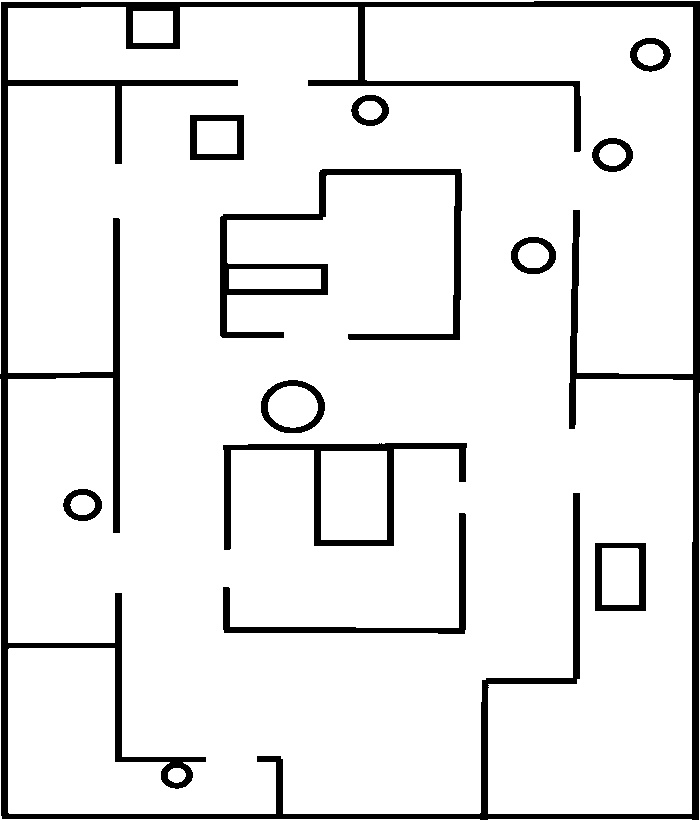
#> input picture path_planning_test/d-star-lite/dstarlite_map_planning_v1/assets/Map_2.jpg, 700 x 820 px
$ python main.py   (older library calls are emulated)
#> lines starting #> are read from the running program, lines starting #| are printed output that depends on the picture; after the words box and inside, x2 and y2 are one past the last pixel; in counts of white or black regions, pixels touching at a corner belong together
### path_planning_test/d-star-lite/dstarlite_map_planning_v1/grid.py
import numpy as np
import cv2

class MapGrid:
    def __init__(self, map_img, step_size=1, inflation_radius = 15, convert_to_grid=True):

        self.walls = set()
        if convert_to_grid:
            self.true_map = map_img
            self.true_map_with_inflation = self.add_inflation_layer(map_img, inflation_radius)
            self.true_costmap = self.compute_cost_map(self.true_map_with_inflation)
            self.true_map_vertex, self.grid_map = self.convert_to_grid(self.true_costmap/255)

        else:
            self.grid_map = map_img

        self.height, self.width = self.grid_map.shape
        self.step_size = step_size

    def add_inflation_layer(self, map_img, inflation_radius):

        # Calculate the distance transform
        dist_transform = cv2.distanceTransform(map_img, cv2.DIST_L2, 3)

        # Apply dilation operation
        kernel = cv2.getStructuringElement(cv2.MORPH_ELLIPSE, (inflation_radius, inflation_radius))
        inflated_dist_transform = cv2.dilate(dist_transform, kernel)
        opening = cv2.morphologyEx(inflated_dist_transform, cv2.MORPH_OPEN, kernel, iterations=1)

        # Convert back to binary format
        inflated_bin = cv2.threshold(opening, inflation_radius, 1, cv2.THRESH_BINARY)[1]

        return inflated_bin.astype(np.uint8)

    def compute_cost_map(self, map_img, threshold_reduction=3):

        dist_transform = cv2.distanceTransform(map_img, cv2.DIST_L2, 3)
        img_normalized = cv2.normalize(dist_transform, None, 0, 1.0, cv2.NORM_MINMAX, dtype=cv2.CV_32F)
        img_dist_thres = np.where(img_normalized*threshold_reduction > 1, 1, img_normalized*threshold_reduction)
        # Use the round function to reduce decimal places to 3
        img_dist_thres = np.round(img_dist_thres, 3)

        return (img_dist_thres*255).astype(np.uint8)

    def convert_to_grid(self, map_img, grid_size = 3):
        grid_shape = (grid_size, grid_size)
        stride = (grid_size, grid_size)

        output_shape = ((map_img.shape[0] - grid_shape[0]) // stride[0] + 1,
                        (map_img.shape[1] - grid_shape[1]) // stride[1] + 1)

        # dict to store the corresponding original pts of the resized map
        true_map_vertex = {}

        # stores resized map -> grid
        # where each pixel val is the mean of the corresponding local grid region in true map
        grid_map =np.zeros(output_shape)

        for row in range(output_shape[0]):
            for col in range(output_shape[1]):
                # node_val = 1 if np.mean(map_img[row*stride[0]:row*stride[0]+grid_shape[0],
                #                              col*stride[1]:col*stride[1]+grid_shape[1]]) > 0.5 else 0

                node_val = np.mean(map_img[row*stride[0]:row*stride[0]+grid_shape[0],
                                             col*stride[1]:col*stride[1]+grid_shape[1]])

                node_vertex = (col*stride[1]+(grid_shape[1]//2), row*stride[0]+(grid_shape[0]//2) )

                grid_map[row, col] = node_val
                true_map_vertex[(row, col)] = node_vertex

        return true_map_vertex, grid_map

    def get_true_pt(self, pt):
        if not pt:
            # print("Returning None")
            return None

        if pt in self.true_map_vertex:
            # print("Returning true_map_vertex")
            return self.true_map_vertex[pt]

    # [12 lines left out: function get_grid_pt, not called in this run]


    def cost(self, from_node, to_node):
        # if from_node in self.walls or to_node in self.walls:
        if self.grid_map[from_node[::-1]] == 0 or self.grid_map[to_node[::-1]] == 0:
            return float('inf')
        else:
            # print(round(abs(1 - self.grid_map[to_node[::-1]]), 3))
            return 1 + round(abs(1 - self.grid_map[to_node[::-1]]), 3)


    def neighbors(self, vertex, no_move_direction=4):
        (x, y) = vertex
        if no_move_direction == 4:
            results = [(x + 1, y), (x, y - 1), (x - 1, y), (x, y + 1)]
        if no_move_direction == 8:
            results = [(x + 1, y), (x + 1, y - 1), (x, y - 1), (x -1, y - 1),
                       (x - 1, y), (x - 1 , y + 1), (x, y+1), (x + 1, y + 1)]

        if (x + y) % 2 == 0: results.reverse()  # aesthetics
        results = filter(self.in_bounds, results)
        return list(results)

    def in_bounds(self, vertex):
        '''
        to check if vertex is in map bounds
        '''
        (x, y) = vertex
        return 0 <= x < self.width and 0 <= y < self.height

    def get_local_region(self, pos, view_dist=2):
        '''
        to fetch the local reg surrounding the curr pos

        return: node: 0 or 1
        0 - wall
        1 - freespace
        '''
        (px, py) = pos

        w, h = 2*view_dist, 2*view_dist

        # calculate the top-left corner of the rectangle
        x_tl = int(px - (w / 2))
        y_tl = int(py - (h / 2))

        # check if the pixels' spatial positions are within the image bounds
        # create a meshgrid of the pixel positions
        yy, xx = np.meshgrid(np.arange(y_tl, (y_tl+h)+1), np.arange(x_tl, (x_tl+w)+1), indexing='ij')
        # create a mask for pixels within the image bounds
        mask = (yy >= 0) & (yy < self.grid_map.shape[0]) & (xx >= 0) & (xx < self.grid_map.shape[1])
        # apply the mask to the pixel positions to get the positions within the image bounds
        yy, xx = yy[mask], xx[mask]

        # set the limits to slice from true map
        left_limit, right_limit = min(xx), max(xx)
        upper_limit, lower_limit = min(yy), max(yy)

        # use the masked pixel positions to access the corresponding pixel values in the region
        local_region_pixels = self.grid_map[upper_limit:lower_limit, left_limit:right_limit]
        pixel_index = np.dstack(np.meshgrid(np.arange(upper_limit, lower_limit), np.arange(left_limit, right_limit ), indexing='ij'))

        return local_region_pixels, pixel_index


class ExploredGrid(MapGrid):

    def get_unexplored_walls(self, local_region_pixels, pixel_index):
        '''
        return: walls not explored already
        '''
        # checking if pixel is obstacle and getting its index
        new_detected_walls = pixel_index[np.where(local_region_pixels == 0)]
        new_detected_walls = np.flip(new_detected_walls, axis=1)
        new_detected_walls = set(map(tuple, new_detected_walls))
        return new_detected_walls - self.walls

    def update_walls(self, new_walls):

        # update grid map
        # new_walls_array = np.array(list(new_walls))
        # new_walls_array = np.flip(new_walls_array, axis=1)
        # self.grid_map[tuple(new_walls_array.T)] = 0

        # update obstacles set
        self.walls.update(new_walls)

### path_planning_test/d-star-lite/dstarlite_map_planning_v1/dstarlite.py
from grid import ExploredGrid, MapGrid
from priority_queue import PriorityQueue
from collections import deque
from functools import partial
from utility import render_to_rgb
import cv2
import numpy as np
import time

class DStarLite(object):
    def __init__(self, map_obj, start, goal, view_range=22):
        self.start_node = start
        self.curr_node = start
        self.goal_node = goal
        self.is_new_goal = False

        # Init the graphs
        empty_map_img = np.ones(map_obj.grid_map.shape, dtype=np.float32)
        self.explored_grid = ExploredGrid(map_img=map_obj.grid_map, convert_to_grid=False)
        self.org_mapgrid = map_obj
        self.view_range = view_range

        self.back_pointers = {}
        self.g_val = {}
        self.rhs_val = {}
        # set rhs val of goal to 0
        self.rhs_val[self.goal_node] = 0
        self.Km = 0

        self.queue = PriorityQueue()
        # inserting goal node to the queue
        self.queue.insert(vertex = self.goal_node,
                          priority_keys = self.calc_key(self.goal_node))

        self.back_pointers[self.goal_node] = None

    # [23 lines left out: functions set_goal, get_click_point, not called in this run]

    def calc_key(self, node_pt):
        node_g_val = self.get_gval(node_pt)
        node_rhs_val = self.get_rhsval(node_pt)

        # similar to total cost to reach final node
        key_0 = min(node_g_val, node_rhs_val) + self.calc_heuristic(node_pt, self.curr_node) + self.Km
        # similar to min cost to come to this node
        key_1 = min(node_g_val, node_rhs_val)

        return [key_0, key_1]

    def calc_heuristic(self, pt1, pt2):
        x1, y1 = pt1
        x2, y2 = pt2

        # heuristic is manhatten distance
        return abs(x1-x2) + abs(y1-y2)

    def get_gval(self, node):
        return self.g_val.get(node, float('inf'))
        # return self.g_val[(node[1], node[0])]

    def get_rhsval(self, node):
        return self.rhs_val.get(node, float('inf'))
        # return self.rhs_val[(node[1], node[0])]

    def calc_rhs_val(self, node):
        lowest_cost_neighbour = self.fetch_lowest_cost_neighbour(node)
        return self.calc_lookahead_cost(node, lowest_cost_neighbour), lowest_cost_neighbour

    def fetch_lowest_cost_neighbour(self, node):
        neighbours = self.explored_grid.neighbors(node)
        cost_fn = partial(self.calc_lookahead_cost, node)
        return min(neighbours, key=cost_fn)

    def calc_lookahead_cost(self, node, neighbour):
        return self.get_gval(neighbour) + self.explored_grid.cost(node, neighbour)

    def update_nodes(self, nodes):
        for node in nodes:
            if node != self.goal_node:
                # setting the rhs value of the node
                # and setting the backpointer of the node
                # to the lowest cost neighbour
                self.rhs_val[node], self.back_pointers[node] = self.calc_rhs_val(node)

            if self.get_gval(node) != self.get_rhsval(node):
                # if the node is locally inconsistent
                # update the node keys and add to the queue
                self.queue.delete(node)
                self.queue.insert(node, self.calc_key(node))
            else:
                # if the node is locally consistent
                # del node from queue
                self.queue.delete(node)

    def compute_shortest_path(self):

        t_start = time.time()
        last_nodes = deque(maxlen=200)
        # loop until 2 conditions are satisfied
        # 1. current / start node is locally consistent
        # 2. there exists no node with key val less than curr node
        while self.queue.top_key() < self.calc_key(self.curr_node) or self.g_val.get(self.curr_node) != self.rhs_val.get(self.curr_node):

            k_old = self.queue.top_key()
            node = self.queue.pop_smallest()[1]

            # fail safe
            last_nodes.append(node)
            if len(last_nodes) == 200 and len(set(last_nodes)) < 10:
                print("Stuck in loop")
                raise Exception("Stuck in a loop")
                break

            k_new = self.calc_key(node_pt=node)


            if k_new > k_old:
                # nodes key value has changed because of obstacle
                self.queue.insert(node, k_new)
            elif self.get_gval(node) > self.get_rhsval(node):
                # since lookahead val of node is less than its gval
                # we can reach the node with the min val of rhs
                self.g_val[node] = self.get_rhsval(node)

                # updating neighbour node
                neighbours = self.explored_grid.neighbors(node)
                self.update_nodes(neighbours)
            else:
                self.g_val[node] = float('inf')
                neighbours = self.explored_grid.neighbors(node)
                self.update_nodes(neighbours+[node])

        elasped_time = time.time()-t_start
        if elasped_time > 1:
            print("Time taken to compute shortest path: ", (elasped_time))

    def get_path(self):
        curr_node = self.curr_node
        path = []
        while curr_node in self.back_pointers:
            path.append(curr_node)
            curr_node = self.back_pointers[curr_node]
        return path

    def render_pathplanning(self, grid_map, explored_grid_map, start_pt, curr_pt, goal_pt, path):
        # print("Computed path points count: ", len(path))
        grid_map = grid_map.copy()
        explored_grid_map = explored_grid_map.copy()

        # processing true map grid
        grid_map = render_to_rgb(grid_map)
        # adding start and goal points
        cv2.circle(grid_map, start_pt, 2, [255, 109, 83], 5)
        cv2.circle(grid_map, goal_pt, 2, [60, 142, 56], 5)

        # processing explored map grid
        explored_grid_map = render_to_rgb(explored_grid_map)
        # adding path points
        if len(path) > 3:
            for point in path:
                cv2.circle(explored_grid_map, point, 1, [251, 140, 0], 1)
        # adding start and goal points
        cv2.circle(explored_grid_map, curr_pt, 2, [255, 109, 83], 5)
        cv2.circle(explored_grid_map, goal_pt, 2, [60, 142, 56], 5)

        side_by_side_img = np.concatenate((grid_map, explored_grid_map), axis=1)
        cv2.imshow("Map Grid - Explored Map Grid: (Press q for next)", side_by_side_img)
        if cv2.waitKey(24) == ord('q'):
            return 0

    def display_map(self, show_path=False):
        true_map = self.org_mapgrid.true_map.copy()
        # processing true map grid
        true_map = render_to_rgb(true_map)
        # adding curr robot pose amd goal pose
        true_robot_pose = self.org_mapgrid.get_true_pt(self.curr_node[::-1])
        true_goal_node = self.org_mapgrid.get_true_pt(self.goal_node[::-1])
        cv2.circle(true_map, true_robot_pose, 2, [255, 109, 83], 5)
        if true_goal_node: cv2.circle(true_map, true_goal_node, 2, [255, 109, 83], 5)

        # rendering original path
        if show_path:
            original_path=[self.org_mapgrid.get_true_pt(path_pt[::-1]) for path_pt in self.get_path()]

            for org_path_pt in original_path:
                cv2.circle(true_map, org_path_pt, 1, [251, 140, 0], 1)

        cv2.imshow("Map Grid", true_map)
        # Set the mouse callback function
        cv2.setMouseCallback("Map Grid", self.get_click_point)

        if cv2.waitKey(24) == ord('q'):
            return 0

    def move_and_replan(self):

        # get local region for the curr node
        local_region_pixels, pixel_id = self.org_mapgrid.get_local_region(self.curr_node, self.view_range)
        unexplored_walls_id = self.explored_grid.get_unexplored_walls(local_region_pixels, pixel_id)
        self.explored_grid.update_walls(unexplored_walls_id)

        # compute shortest path to goal traverses from goal node to start node
        # this path is with the explored obstacles
        self.compute_shortest_path()

        # for debugging
        self.render_pathplanning(
            grid_map=self.org_mapgrid.grid_map,
            explored_grid_map=self.explored_grid.grid_map,
            start_pt=self.start_node,
            curr_pt=self.curr_node,
            goal_pt=self.goal_node,
            path=self.get_path()
        )

        last_node = self.curr_node
        while self.curr_node != self.goal_node:

            if self.get_gval(self.curr_node) == float('inf'):
                raise Exception("no path found")

            self.curr_node = self.fetch_lowest_cost_neighbour(self.curr_node)
            local_region_pixels, pixel_id = self.org_mapgrid.get_local_region(self.curr_node, self.view_range)
            new_walls = self.explored_grid.get_unexplored_walls(local_region_pixels, pixel_id)

            if new_walls:
                self.explored_grid.update_walls(new_walls)
                self.Km += self.calc_heuristic(last_node, self.curr_node)

                # after moving to next unoccupied node with lowest cost
                # update the nodes neighbouring to new walls found
                # do not update the wall nodes i.e g_val(wall_node) = inf
                nodes_to_update = []
                for wall_node in new_walls:
                    for neighbour_node in self.explored_grid.neighbors(wall_node):
                        if neighbour_node not in self.explored_grid.walls:
                            nodes_to_update.append(neighbour_node)
                # eliminate repetions
                nodes_to_update = set(nodes_to_update)
                self.update_nodes(nodes_to_update)

                last_node = self.curr_node
                self.compute_shortest_path()

            # for debugging
            self.render_pathplanning(
                grid_map=self.org_mapgrid.grid_map,
                explored_grid_map=self.explored_grid.grid_map,
                start_pt=self.start_node,
                curr_pt=self.curr_node,
                goal_pt=self.goal_node,
                path=self.get_path()
            )

            self.display_map(show_path=True)
            if self.is_new_goal:
                self.is_new_goal = False
                self.compute_shortest_path()


### path_planning_test/d-star-lite/dstarlite_map_planning_v1/utility.py
import numpy as np

def render_to_rgb(normalized_map):
    '''
    Convert numpy grid to resized grid image
    '''
    map_rgb_img = normalized_map.copy()
    map_rgb_img = (map_rgb_img*255).astype(np.uint8)

    # converting to 3channel image
    rgb_img = np.zeros((map_rgb_img.shape[0], map_rgb_img.shape[1], 3), dtype=np.uint8)
    rgb_img[:,:,0], rgb_img[:,:,1], rgb_img[:,:,2] = map_rgb_img, map_rgb_img, map_rgb_img
    map_rgb_img = rgb_img.astype(np.uint8)

    return map_rgb_img

### path_planning_test/d-star-lite/dstarlite_map_planning_v1/priority_queue.py
import heapq


class PriorityQueue:
    '''
    Queue object to maintain the list of nodes to visit and update
    '''
    def __init__(self):
        self.elements = []

    def empty(self):
        return len(self.elements) == 0

    def insert(self, vertex, priority_keys):
        '''
        to insert elem into queue using vertex and its keys
        '''
        heapq.heappush(self.elements, (priority_keys, vertex))

    def pop_smallest(self):
        '''
        to pop the elem with smallest key
        '''
        return heapq.heappop(self.elements)

    def top_key(self):
        '''
        to return the smallest k0 val
        '''
        # print(self.elements)
        return heapq.nsmallest(1, self.elements)[0][0]

    def delete(self, node):
        self.elements = [e for e in self.elements if e[1] != node]
        heapq.heapify(self.elements)

    def __iter__(self):
        for key, node in self.elements:
            yield node

### path_planning_test/d-star-lite/dstarlite_map_planning_v1/main.py
import cv2
import numpy as np

from dstarlite import DStarLite
from grid import MapGrid

# Mouse callback function
def get_click_point(event, x, y, flags, param):
    if event == cv2.EVENT_LBUTTONDOWN:
        print('Click point: ({}, {})'.format(x, y))

if __name__ == "__main__":

    # map details
    # dimension: 41 x 35 m / 820x700px
    # resolution: 0.05m/px
    map_img = cv2.imread("assets/Map_2.jpg", 0)
#> map_img is the input picture: shape (820, 700); min 0, max 255, mean 231.1
    map_img = np.where(map_img > 150, 1, 0)
#> map_img: shape (820, 700) int64; values 0 (black) and 1 (white), 90.6% white; 12 black regions, largest, box (x1, y1, x2, y2) and area: (0, 1, 700, 820) 34525, (220, 169, 462, 340) 5994, (223, 443, 467, 550) 4185
    map_img = np.array(map_img, dtype=np.uint8)
    # [5 lines of commented-out code are left out]


    map_obj = MapGrid(map_img, inflation_radius=15)
#> in add_inflation_layer, `inflated_dist_transform = cv2.dilate(dist_transform, kernel)`:
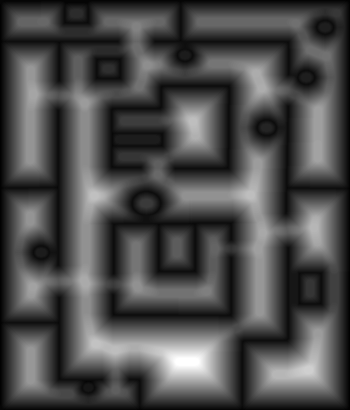
#> inflated_dist_transform: shape (820, 700) float32 (shown at 1/2 size); min 0, max 86.91, mean 26.3; drawn with min black and max white
#> in add_inflation_layer, `inflated_bin = cv2.threshold(opening, inflation_radius, 1, cv2.THRESH_..`:
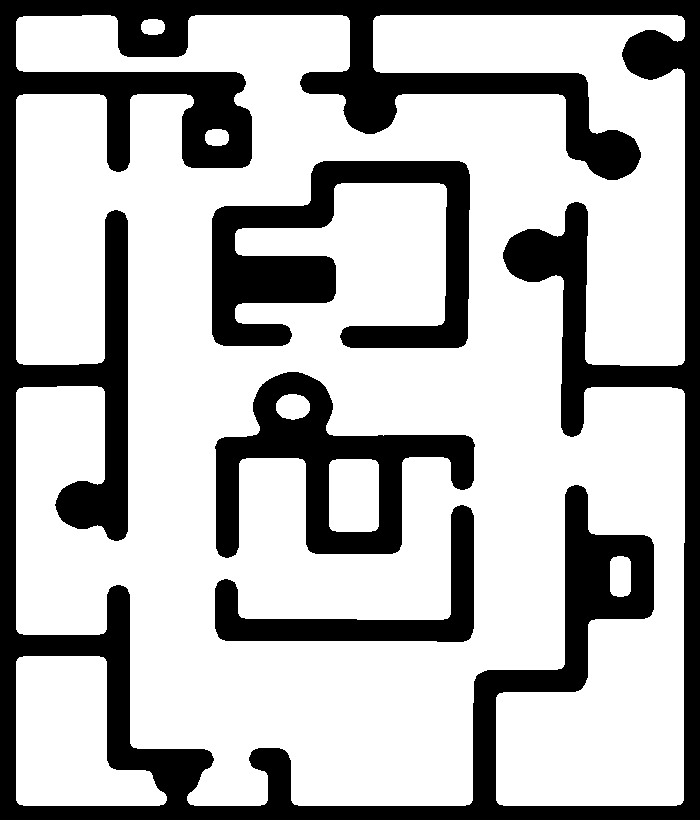
#> inflated_bin: shape (820, 700) float32; values 0 (black) and 1 (white), 70.7% white; 4 black regions, box (x1, y1, x2, y2) and area: (0, 0, 700, 820) 120517, (212, 161, 470, 348) 21191, (215, 372, 475, 558) 17732, (215, 505, 474, 642) 8994
#> in compute_cost_map, `dist_transform = cv2.distanceTransform(map_img, cv2.DIST_L2, 3)`:
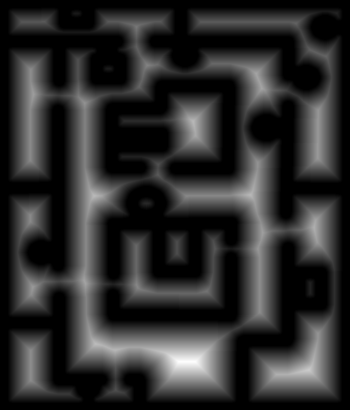
#> dist_transform: shape (820, 700) float32 (shown at 1/2 size); min 0, max 79.27, mean 14; drawn with min black and max white
#> after the loop in convert_to_grid, `for row in range(output_shape[0]):`: true_map_vertex = 63609 items
    robot_curr_pose = (124, 247)
    goal_pos = (217, 57)

    print("Start point: {} and End point: {} ".format(robot_curr_pose, goal_pos))

    # planning path based on map, start, goal
    path_planner = DStarLite(map_obj, robot_curr_pose, goal_pos)
    planned_path = path_planner.move_and_replan()
#> in get_unexplored_walls, `new_detected_walls = pixel_index[np.where(local_region_pixels == 0)]`: new_detected_walls = empty array
#> in get_unexplored_walls, `new_detected_walls = set(map(tuple, new_detected_walls))`: new_detected_walls = 0 items
#> the loop in compute_shortest_path, `while self.queue.top_key() < self.calc_key(self.curr_node) or self.g_v..` made 6943 passes
#> in render_pathplanning, `cv2.circle(grid_map, goal_pt, 2, [60, 142, 56], 5)`:
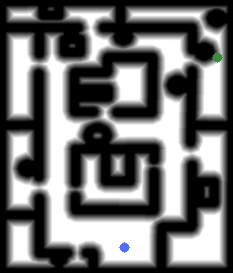
#> grid_map: shape (273, 233, 3); mean of channels 0, 1, 2 112.6, 112.5, 112.3; drawn as B, G, R
#> the loop in render_pathplanning, `for point in path:` made 290 passes
#> point on passes 1 to 3: (124, 247), (125, 247), (125, 246)
#> after the loop in render_pathplanning, `for point in path:`:
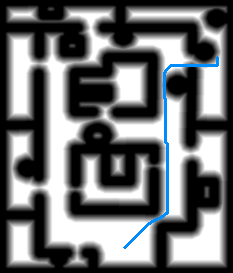
#> explored_grid_map: shape (273, 233, 3); mean of channels 0, 1, 2 113, 111.6, 109.9; drawn as B, G, R
#> in render_pathplanning, `side_by_side_img = np.concatenate((grid_map, explored_grid_map), axis=1)`:
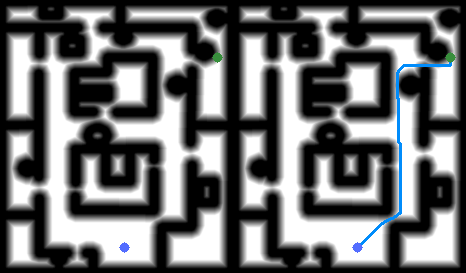
#> side_by_side_img: shape (273, 466, 3); mean of channels 0, 1, 2 112.7, 112, 111; drawn as B, G, R
#> (key q is pressed here)
#> the loop in move_and_replan, `while self.curr_node != self.goal_node: ` made 289 passes; (key Esc is pressed on pass 1)
#> after the loop in move_and_replan, `while self.curr_node != self.goal_node:`:
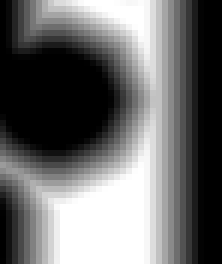
#> local_region_pixels: shape (44, 37) float64 (shown 6 times larger); min 0, max 1, mean 0.425
